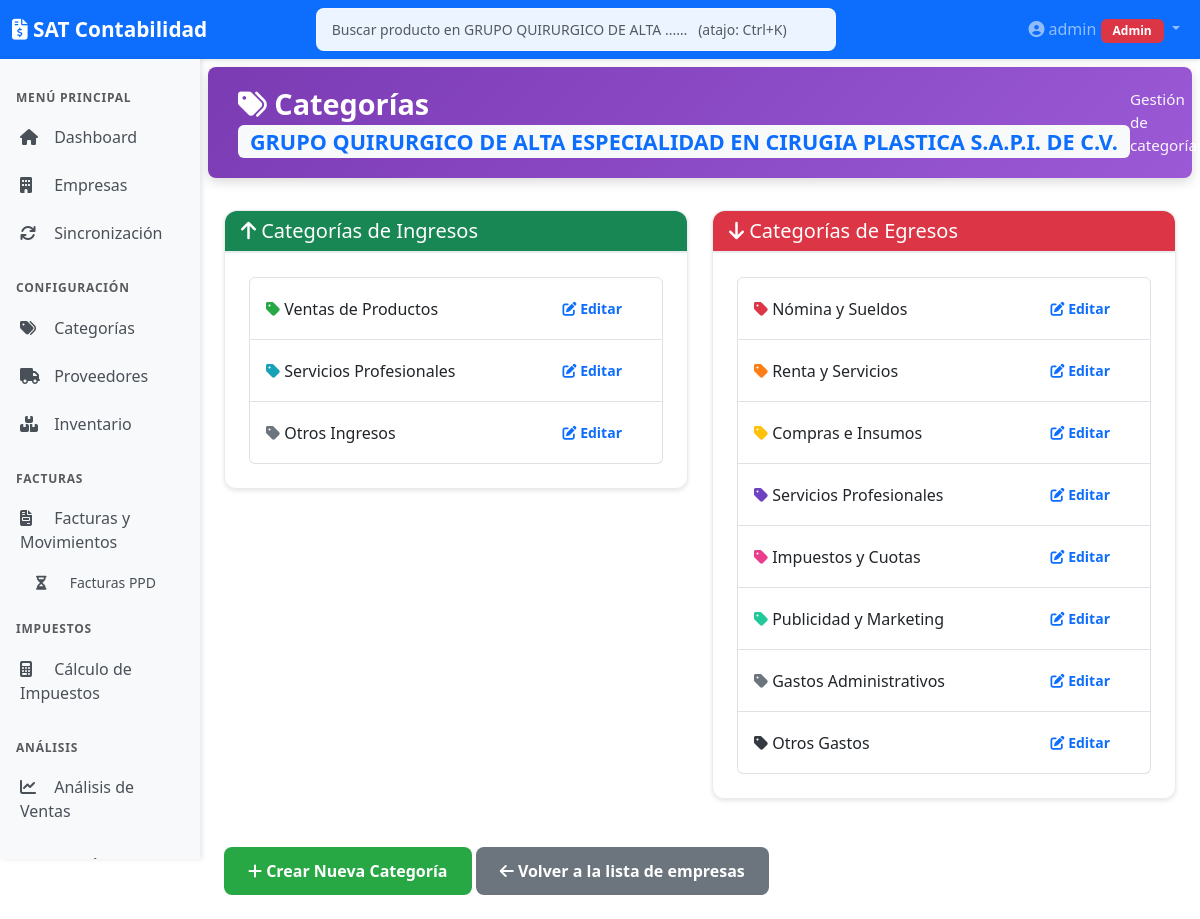
/companies/2/categories (signed in), run on the app's committed database.
### models.py (models this page shows, shortened)
class Company(db.Model):
    id = db.Column(db.Integer, primary_key=True)
    rfc = db.Column(db.String(13), unique=True, nullable=False)
    name = db.Column(db.String(128), nullable=False)
    postal_code = db.Column(db.String(5), nullable=True) # Código Postal (Lugar Expedición)
    logo_path = db.Column(db.String(512), nullable=True)  # Path to company logo
    fiel_cer_path = db.Column(db.String(256), nullable=True)
    fiel_key_path = db.Column(db.String(256), nullable=True)
    fiel_password_enc = db.Column(db.String(256), nullable=True) # Encrypted password
    created_at = db.Column(db.DateTime, default=datetime.utcnow)

class User(UserMixin, db.Model):
    __tablename__ = 'user'
    id = db.Column(db.Integer, primary_key=True)
    username = db.Column(db.String(64), unique=True, nullable=False, index=True)
    email = db.Column(db.String(120), unique=True, nullable=True, index=True)
    password_hash = db.Column(db.String(256))  # Larger for modern hash algorithms
    created_at = db.Column(db.DateTime, default=datetime.utcnow)
    last_login = db.Column(db.DateTime, nullable=True)
    is_active = db.Column(db.Boolean, default=True)
    is_admin = db.Column(db.Boolean, default=False)  # Admin can manage users and access all
    company_access = db.relationship('UserCompanyAccess', back_populates='user', cascade='all, delete-orphan')
    def has_any_perm(self, *perm_names):
        if self.is_admin:
            return True
        for access in self.company_access:
            for name in perm_names:
                if getattr(access, f'perm_{name}', False):
                    return True
        return False

class Category(db.Model):
    __tablename__ = 'category'
    id = db.Column(db.Integer, primary_key=True)
    company_id = db.Column(db.Integer, db.ForeignKey('company.id'), nullable=False)
    name = db.Column(db.String(100), nullable=False)
    type = db.Column(db.String(10), nullable=False)  # 'INCOME' o 'EXPENSE'
    description = db.Column(db.Text)
    is_default = db.Column(db.Boolean, default=False)  # Categoría por defecto del sistema
    active = db.Column(db.Boolean, default=True)
    color = db.Column(db.String(7), default='#6c757d')  # Hex color para gráficas
    created_at = db.Column(db.DateTime, default=datetime.utcnow)
    company = db.relationship('Company', backref=db.backref('categories', lazy=True))
    movements = db.relationship('Movement', backref='category', lazy=True)

### routes/inventory.py (the view)
@inventory_bp.route('/companies/<int:company_id>/categories')
@login_required
@require_company_perm('inventory', 'inventory_admin')
def categories(company_id):
    company = Company.query.get_or_404(company_id)
    income_categories = Category.query.filter_by(
        company_id=company_id,
        type='INCOME',
        active=True
    ).all()
    expense_categories = Category.query.filter_by(
        company_id=company_id,
        type='EXPENSE',
        active=True
    ).all()
    return render_template('categories/list.html',
        company=company,
        income_categories=income_categories,
        expense_categories=expense_categories
    )

### templates/categories/list.html (shortened to what this page needs)
{% extends "base.html" %}
{% block content %}
<div class="page-header page-header-purple">
    <h1>
        <i class="fas fa-tags"></i> Categorías
        <span class="badge bg-light text-primary">{{ company.name }}</span>
    </h1>
    <div class="user-info">
        Gestión de categorías
    </div>
</div>
<div class="row">
    <div class="col-md-6">
        <div class="card">
            <div class="card-header bg-success text-white">
                <h5 class="mb-0"><i class="fas fa-arrow-up"></i> Categorías de Ingresos</h5>
            </div>
            <div class="card-body">
                {% if income_categories %}
                <ul class="list-group">
                    {% for category in income_categories %}
                    <li class="list-group-item d-flex justify-content-between align-items-center">
                        <span>
                            <i class="fas fa-tag" style="color: {{ category.color }};"></i>
                            {{ category.name }}
                        </span>
                        <a href="/companies/{{ company.id }}/categories/{{ category.id }}/edit"
                            class="btn btn-sm btn-outline-primary">
                            <i class="fas fa-edit"></i> Editar
                        </a>
                    </li>
                    {% endfor %}
                </ul>
                {% else %}
                <p class="text-muted text-center">No hay categorías de ingresos definidas.</p>
                {% endif %}
            </div>
        </div>
    </div>
    <div class="col-md-6">
        <div class="card">
            <div class="card-header bg-danger text-white">
                <h5 class="mb-0"><i class="fas fa-arrow-down"></i> Categorías de Egresos</h5>
            </div>
            <div class="card-body">
                {% if expense_categories %}
                <ul class="list-group">
                    {% for category in expense_categories %}
                    <li class="list-group-item d-flex justify-content-between align-items-center">
                        <span>
                            <i class="fas fa-tag" style="color: {{ category.color }};"></i>
                            {{ category.name }}
                        </span>
                        <a href="/companies/{{ company.id }}/categories/{{ category.id }}/edit"
                            class="btn btn-sm btn-outline-primary">
                            <i class="fas fa-edit"></i> Editar
                        </a>
                    </li>
                    {% endfor %}
                </ul>
                {% else %}
                <p class="text-muted text-center">No hay categorías de egresos definidas.</p>
                {% endif %}
            </div>
        </div>
    </div>
</div>
<div class="mt-4">
    <a href="/companies/{{ company.id }}/categories/create" class="btn btn-success">
        <i class="fas fa-plus"></i> Crear Nueva Categoría
    </a>
    <a href="/categories" class="btn btn-secondary">
        <i class="fas fa-arrow-left"></i> Volver a la lista de empresas
    </a>
</div>
{% endblock %}

### templates/base.html (shortened to what this page needs)
<!DOCTYPE html>
<html lang="es">
<head>
    <link href="https://cdn.jsdelivr.net/npm/bootstrap@5.3.0/dist/css/bootstrap.min.css" rel="stylesheet">
    <link rel="stylesheet" href="https://cdnjs.cloudflare.com/ajax/libs/font-awesome/6.4.0/css/all.min.css">
    <link href="https://cdn.jsdelivr.net/npm/tom-select@2.3.1/dist/css/tom-select.bootstrap5.min.css" rel="stylesheet">
    <link rel="stylesheet" href="{{ url_for('static', filename='css/main.css') }}">
</head>
<body>
    <nav class="navbar navbar-expand-lg navbar-dark bg-primary">
        <div class="container-fluid">
            <a class="navbar-brand" href="/">
                <i class="fas fa-file-invoice-dollar"></i> SAT Contabilidad
            </a>
            <div class="collapse navbar-collapse" id="navbarNav">
                {% set _navbar_company = company or selected_company %}
                {% if _navbar_company and current_user.is_authenticated %}
                <div class="navbar-search-wrap mx-auto position-relative" style="min-width:280px; max-width:520px; flex:1;">
                    <input type="search" id="globalProductSearch"
                           class="form-control form-control-sm"
                           placeholder="Buscar producto en {{ _navbar_company.name|truncate(28, true) }}…   (atajo: Ctrl+K)"
                           autocomplete="off"
                           aria-label="Búsqueda global de productos"
                           data-company-id="{{ _navbar_company.id }}"
                           data-search-url="{{ url_for('inventory.api_global_product_search', company_id=_navbar_company.id) }}">
                </div>
                {% endif %}
                <ul class="navbar-nav ms-auto">
                    <li class="nav-item dropdown">
                        <a class="nav-link dropdown-toggle" href="#" id="navbarDropdown" role="button"
                            data-bs-toggle="dropdown" aria-expanded="false">
                            <i class="fas fa-user-circle"></i> {{ current_user.username }}
                            {% if current_user.is_admin %}
                            <span class="badge bg-danger">Admin</span>
                            {% endif %}
                        </a>
                    </li>
                </ul>
            </div>
        </div>
    </nav>
    <div class="container-fluid">
        <div class="row">
            <nav class="col-md-2 d-md-block bg-light sidebar vh-100 position-sticky top-0">
                <div class="position-sticky pt-3">
                    {% set nav_is_admin = current_user.is_authenticated and current_user.is_admin %}
                    <h6 class="sidebar-heading px-3 text-muted">
                        MENÚ PRINCIPAL
                    </h6>
                    <ul class="nav flex-column">
                        <li class="nav-item">
                            <a class="nav-link" href="/">
                                <i class="fas fa-home"></i> Dashboard
                            </a>
                        </li>
                        {% if nav_is_admin or current_user.company_access %}
                        <li class="nav-item">
                            <a class="nav-link" href="/companies">
                                <i class="fas fa-building"></i> Empresas
                            </a>
                        </li>
                        {% endif %}
                        {% if has_any_perm('sync') %}
                        <li class="nav-item">
                            <a class="nav-link" href="/sync">
                                <i class="fas fa-sync"></i> Sincronización
                            </a>
                        </li>
                        {% endif %}
                    </ul>
                    {% if has_any_perm('inventory', 'inventory_admin') %}
                    <h6 class="sidebar-heading px-3 mt-4 text-muted">
                        CONFIGURACIÓN
                    </h6>
                    <ul class="nav flex-column">
                        <li class="nav-item">
                            <a class="nav-link" href="/categories">
                                <i class="fas fa-tags"></i> Categorías
                            </a>
                        </li>
                        <li class="nav-item">
                            <a class="nav-link" href="/suppliers">
                                <i class="fas fa-truck"></i> Proveedores
                            </a>
                        </li>
                        <li class="nav-item">
                            <a class="nav-link" href="/inventory">
                                <i class="fas fa-boxes"></i> Inventario
                            </a>
                        </li>
                    </ul>
                    {% endif %}
                    {% if has_any_perm('invoices', 'ppd') %}
                    <h6 class="sidebar-heading px-3 mt-4 text-muted">
                        FACTURAS
                    </h6>
                    <ul class="nav flex-column">
                        <li class="nav-item">
                            <a class="nav-link" href="/search/advanced">
                                <i class="fas fa-file-invoice"></i> Facturas y Movimientos
                            </a>
                            {% set nav_company = company or selected_company %}
                            {% if nav_company and (nav_is_admin or has_company_perm(nav_company.id, 'ppd', 'invoices')) %}
                            <ul class="nav flex-column ms-3">
                                <li class="nav-item">
                                    <a class="nav-link py-1"
                                        href="{{ url_for('inventory.ppd_list', company_id=nav_company.id) }}">
                                        <small><i class="fas fa-hourglass-half"></i> Facturas PPD</small>
                                    </a>
                                </li>
                            </ul>
                            {% endif %}
                        </li>
                    </ul>
                    {% endif %}
                    {% if has_any_perm('taxes') %}
                    <h6 class="sidebar-heading px-3 mt-4 text-muted">
                        IMPUESTOS
                    </h6>
                    <ul class="nav flex-column">
                        <li class="nav-item">
                            <a class="nav-link" href="/taxes">
                                <i class="fas fa-calculator"></i> Cálculo de Impuestos
                            </a>
                        </li>
                    </ul>
                    {% endif %}
                    {% if has_any_perm('sales') %}
                    <h6 class="sidebar-heading px-3 mt-4 text-muted">
                        ANÁLISIS
                    </h6>
                    <ul class="nav flex-column">
                        <li class="nav-item">
                            <a class="nav-link" href="/sales">
                                <i class="fas fa-chart-line"></i> Análisis de Ventas
                            </a>
                        </li>
                    </ul>
                    {% endif %}
                </div>
            </nav>
            <main class="col-md-10 ms-sm-auto px-md-4">
                <div class="py-4">
                    {% block content %}{% endblock %}
                </div>
            </main>
        </div>
    </div>
</body>
</html>

### static/css/main.css (style rules this page uses)
:root { --color-primary: #0d6efd; --color-success: #28a745; --color-danger: #dc3545; --color-warning: #ffc107; --color-info: #17a2b8; --color-dark: #343a40; --color-teal: #20c997; --color-purple: #7b3bb3; --shadow-sm: 0 2px 4px rgba(0,0,0,0.1); --shadow-md: 0 4px 12px rgba(0,0,0,0.15); --shadow-lg: 0 8px 24px rgba(0,0,0,0.2); }
.page-header { padding: 20px 30px; margin: -1rem -1rem 2rem -1rem; border-radius: 8px; color: white; display: flex; justify-content: space-between; align-items: center; box-shadow: var(--shadow-md); }
.page-header-purple { background: linear-gradient(135deg, #7b3bb3 0%, #9b59d6 100%); }
.page-header h1 { margin: 0; font-size: 1.8rem; font-weight: 600; }
.page-header .user-info { font-size: 0.95rem; opacity: 0.95; }
.form-control, .form-select { border-radius: 8px; border: 2px solid #e9ecef; padding: 10px 15px; transition: all 0.3s ease; }
.btn { border-radius: 8px; padding: 12px 24px; font-weight: 600; transition: all 0.3s ease; border: none; }
.btn-success { background: #28a745; }
.btn-secondary { background: #6c757d; }
.sidebar { padding: 0; box-shadow: 2px 0 5px rgba(0,0,0,0.1); overflow-y: auto; max-height: 100vh; }
.sidebar .nav-link { color: #495057; padding: 12px 20px; border-radius: 0; transition: all 0.3s; font-weight: 500; }
.sidebar .nav-link i { margin-right: 10px; width: 20px; }
.sidebar-heading { font-size: 0.75rem; font-weight: 700; text-transform: uppercase; letter-spacing: 0.8px; margin-top: 1rem; color: #6c757d; }
.card { border-radius: 12px; margin-bottom: 1.5rem; border: 1px solid #e9ecef; box-shadow: var(--shadow-sm); }
.card-header { border-radius: 12px 12px 0 0 !important; font-weight: 700; background: #f8f9fa; border-bottom: 2px solid #e9ecef; }
.card-body { padding: 1.5rem; }
.badge { font-weight: 600; padding: 6px 12px; border-radius: 6px; }
.navbar { box-shadow: var(--shadow-sm); }
.navbar-brand { font-weight: 700; font-size: 1.3rem; }

### templates/base.html (style rules this page uses)
.navbar-search-wrap input[type="search"] { border-radius: 8px; background: rgba(255,255,255,0.92); border: 1px solid rgba(255,255,255,0.4); }

### data on the page
Company: name "GRUPO QUIRURGICO DE ALTA ESPECIALIDAD EN CIRUGIA PLASTICA S.A.P.I. DE C.V."
User: username "admin"
Category: name "Ventas de Productos"
Category: name "Servicios Profesionales"
Category: name "Otros Ingresos"
Category: name "Nómina y Sueldos"
Category: name "Renta y Servicios"
Category: name "Compras e Insumos"
Category: name "Servicios Profesionales"
Category: name "Impuestos y Cuotas"
Category: name "Publicidad y Marketing"
Category: name "Gastos Administrativos"
Category: name "Otros Gastos"
